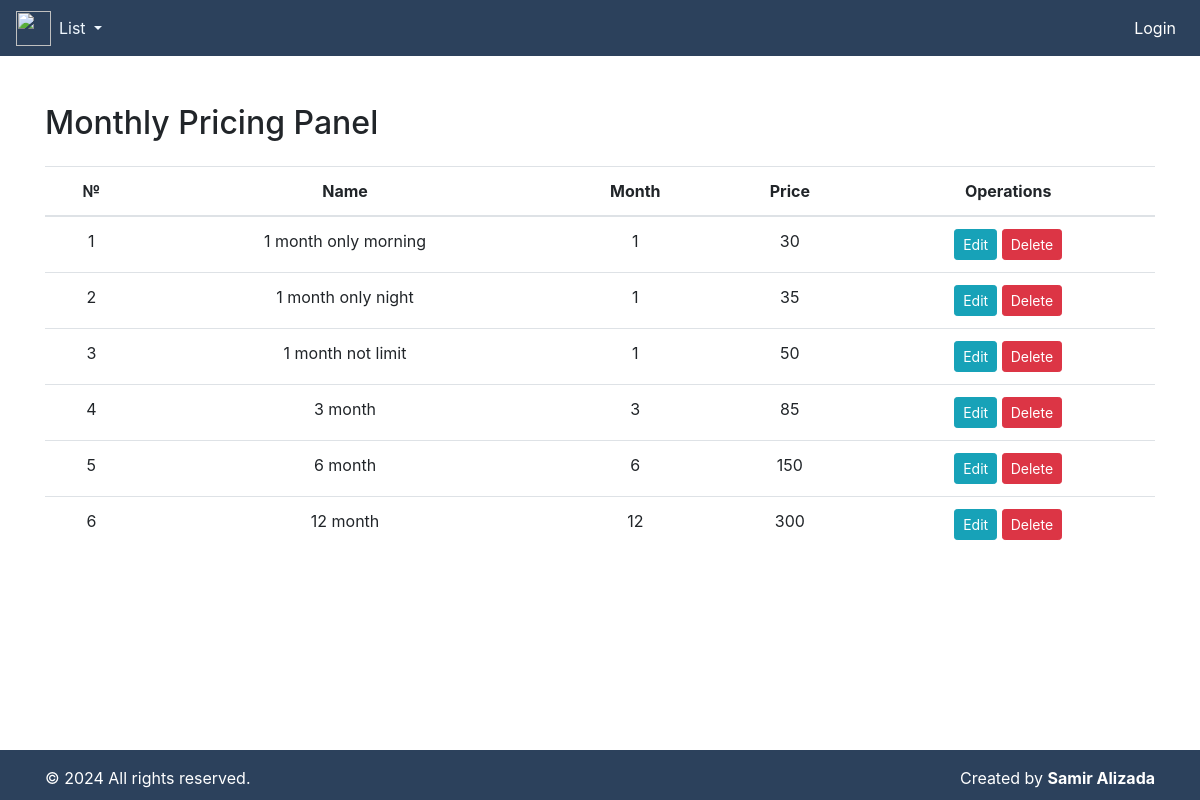
Page /monthlypricing-panel/ on the committed database.
### fitness/models.py (models this page shows, shortened)
class MonthlyPricing(models.Model):
    name = models.CharField(max_length=30, null=True)
    month = models.IntegerField()
    price = models.IntegerField()

### fitness/views.py (the view)
# urls.py: path('monthlypricing-panel/', monthlypricing_panel, name='monthlypricing_panel'),
def monthlypricing_panel(request):
    monthlypricings = MonthlyPricing.objects.all().order_by('price')
    return render(request, 'monthlypricing_panel.html', {'monthlypricings': monthlypricings})

### templates/monthlypricing_panel.html (shortened to what this page needs)
{% include "index.html" %}
{% block content %}
<div class="container mt-5">
    <h2 class="mb-4">Monthly Pricing Panel</h2>
    <table class="table text-center">
        <thead>
            <tr>
                <th scope="col">№</th>
                <th scope="col">Name</th>
                <th scope="col">Month</th>
                <th scope="col">Price</th>
                <th scope="col">Operations</th>
            </tr>
        </thead>
        <tbody>
            {% for monthlypricing in monthlypricings %}
            <tr>
                <td>{{ forloop.counter }}</td>
                <td>{{ monthlypricing.name }}</td>
                <td>{{ monthlypricing.month }}</td>
                <td>{{ monthlypricing.price }}</td>
                <td>
                    <a href="{% url 'update_monthlypricing' monthlypricing.pk %}" class="btn btn-sm btn-info">Edit</a>
                    <a href="{% url 'delete_monthlypricing' monthlypricing.pk %}" class="btn btn-sm btn-danger" onclick="return confirm('Are you sure you want to delete this monthly pricing?')">Delete</a>
                </td>
            </tr>
            {% endfor %}
        </tbody>
    </table>
</div>
{% endblock content %}

### rows in the picture
MonthlyPricing: name "1 month only morning", month "1", price "30"
MonthlyPricing: name "1 month only night", month "1", price "35"
MonthlyPricing: name "1 month not limit", month "1", price "50"
MonthlyPricing: name "3 month", month "3", price "85"
MonthlyPricing: name "6 month", month "6", price "150"
MonthlyPricing: name "12 month", month "12", price "300"
